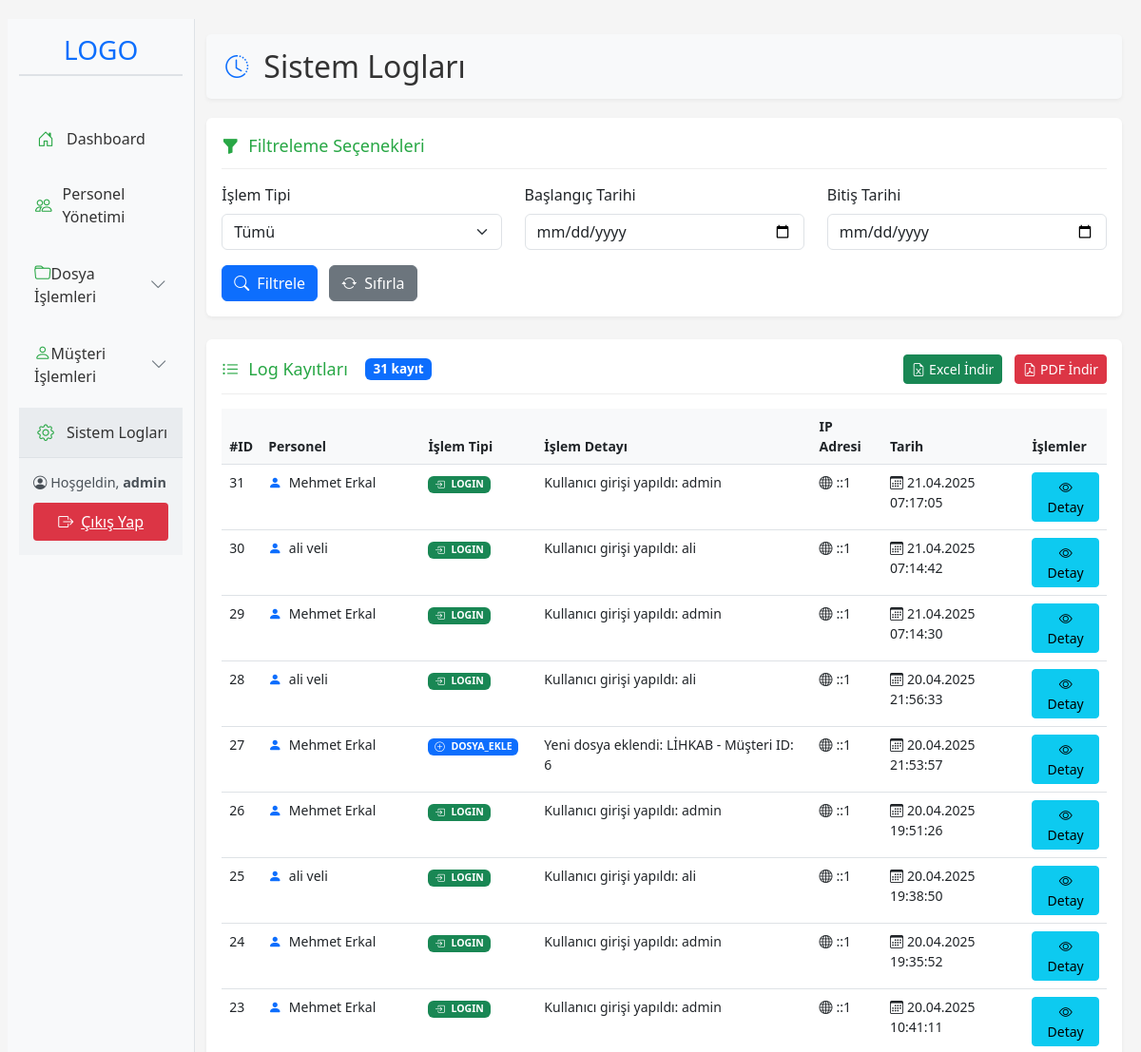
The app's page /loglar.php (signed in, upper part), older data.
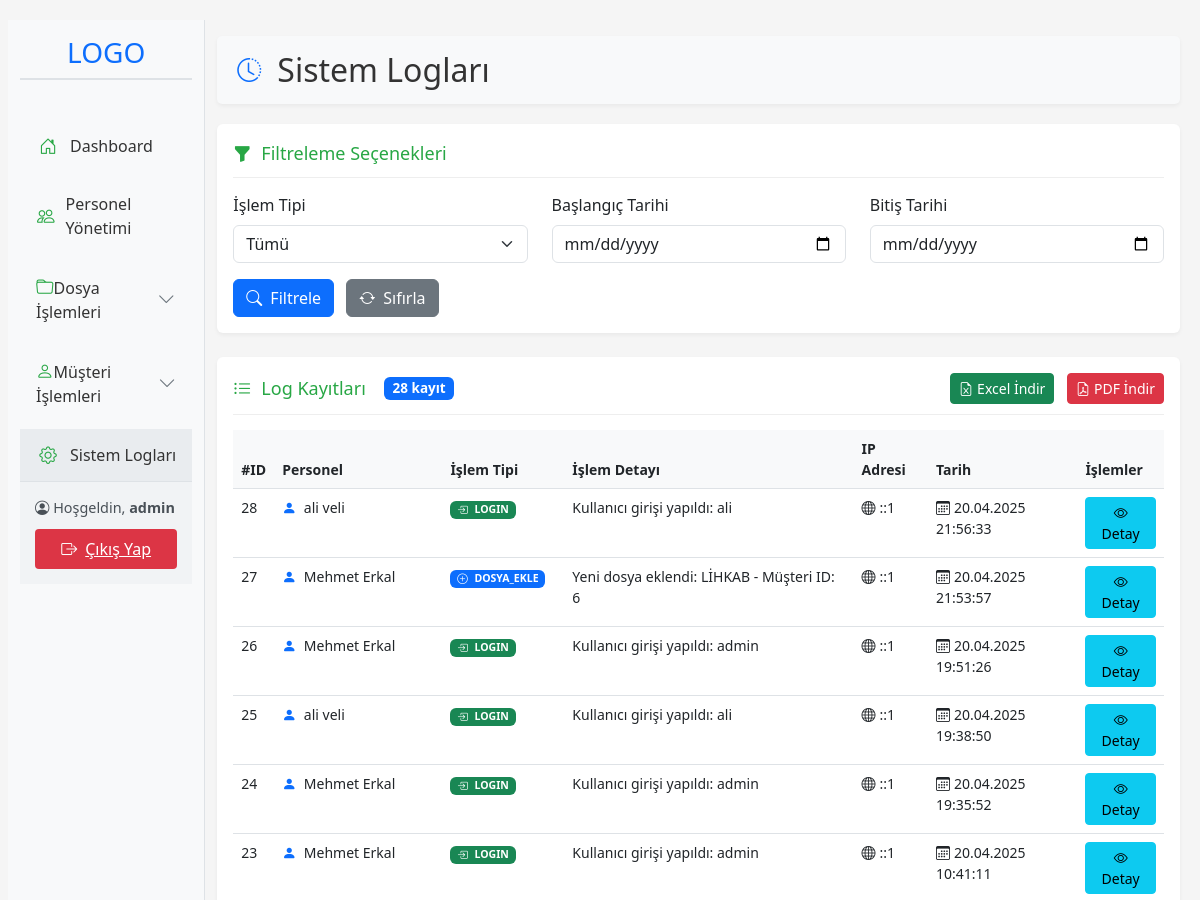
The same page, newer data.
### tables this page shows
CREATE TABLE `sistem_loglar` (
  `log_id` int(11) NOT NULL,
  `personel_id` int(11) DEFAULT NULL,
  `islem_tipi` varchar(50) NOT NULL,
  `islem_detay` text DEFAULT NULL,
  `ip_adresi` varchar(45) NOT NULL,
  `tarih` timestamp NOT NULL DEFAULT current_timestamp()
);

CREATE TABLE `personel` (
  `personel_id` int(11) NOT NULL,
  `ad` varchar(50) NOT NULL,
  `soyad` varchar(50) NOT NULL,
  `kullanici_adi` varchar(50) NOT NULL,
  `email` varchar(100) NOT NULL,
  `sifre` varchar(255) NOT NULL,
  `tc_kimlik_no` char(11) NOT NULL,
  `telefon` varchar(15) NOT NULL
);

### loglar.php (the view, shortened to what this page needs)
<?php
$database = new Database();
$conn = $database->getConnection();
$logs = [];
$start_date = '';
$end_date = '';
if ($_SERVER["REQUEST_METHOD"] == "POST") {
    $operation_type = $_POST['operation_type'] ?? '';
    $start_date = $_POST['start_date'] ?? '';
    $end_date = $_POST['end_date'] ?? '';
    $query = "SELECT l.*, p.ad, p.soyad
              FROM sistem_loglar l
              LEFT JOIN personel p ON l.personel_id = p.personel_id
              WHERE 1=1";
    if ($operation_type) {
        $query .= " AND l.islem_tipi = :operation_type";
    }
    if ($start_date) {
        $query .= " AND l.tarih >= :start_date";
    }
    if ($end_date) {
        $query .= " AND l.tarih <= :end_date";
    }
    $query .= " ORDER BY l.tarih DESC";
    $stmt = $conn->prepare($query);
    if ($operation_type) {
        $stmt->bindParam(':operation_type', $operation_type);
    }
    if ($start_date) {
        $stmt->bindParam(':start_date', $start_date);
    }
    if ($end_date) {
        $stmt->bindParam(':end_date', $end_date);
    }
    $stmt->execute();
    $logs = $stmt->fetchAll(PDO::FETCH_ASSOC);
} else {
    $query = "SELECT l.*, p.ad, p.soyad
              FROM sistem_loglar l
              LEFT JOIN personel p ON l.personel_id = p.personel_id
              ORDER BY l.tarih DESC";
    $stmt = $conn->prepare($query);
    $stmt->execute();
    $logs = $stmt->fetchAll(PDO::FETCH_ASSOC);
}
?>
<!DOCTYPE html>
<html lang="tr">
<head>
    <link href="https://cdn.jsdelivr.net/npm/bootstrap@5.3.0/dist/css/bootstrap.min.css" rel="stylesheet">
    <link href="https://cdn.jsdelivr.net/npm/bootstrap-icons@1.11.0/font/bootstrap-icons.css" rel="stylesheet">
</head>
<body>
    <div class="container-fluid">
        <div class="row">
            <?php include 'sidebar.php'; ?>
            <div class="col-md-10 py-3">
                <div class="page-header">
                    <div class="d-flex align-items-center gap-3">
                        <i class="bi bi-clock-history text-primary" style="font-size: 24px;"></i>
                        <h2 class="mb-0">Sistem Logları</h2>
                    </div>
                </div>
                <div class="card mb-4">
                    <div class="card-body">
                        <div class="section-title">
                            <i class="bi bi-funnel-fill"></i>
                            Filtreleme Seçenekleri
                        </div>
                        <form method="POST" action="">
                            <div class="row">
                                <div class="col-md-4 mb-3">
                                    <label for="operation_type" class="form-label">İşlem Tipi</label>
                                    <select name="operation_type" class="form-select">
                                        <option value="">Tümü</option>
                                    </select>
                                </div>
                                <div class="col-md-4 mb-3">
                                    <label for="start_date" class="form-label">Başlangıç Tarihi</label>
                                    <input type="date" name="start_date" class="form-control" value="<?php echo htmlspecialchars($start_date); ?>">
                                </div>
                                <div class="col-md-4 mb-3">
                                    <label for="end_date" class="form-label">Bitiş Tarihi</label>
                                    <input type="date" name="end_date" class="form-control" value="<?php echo htmlspecialchars($end_date); ?>">
                                </div>
                            </div>
                            <button type="submit" class="btn btn-primary">
                                <i class="bi bi-search me-2"></i>Filtrele
                            </button>
                            <a href="loglar.php" class="btn btn-secondary ms-2">
                                <i class="bi bi-arrow-repeat me-2"></i>Sıfırla
                            </a>
                        </form>
                    </div>
                </div>
                <div class="card">
                    <div class="card-body">
                        <div class="section-title">
                            <i class="bi bi-list-ul"></i>
                            Log Kayıtları
                            <span class="badge bg-primary ms-2"><?php echo count($logs); ?> kayıt</span>
                            <div class="ms-auto">
                                <button class="btn btn-sm btn-success" onclick="exportToExcel()">
                                    <i class="bi bi-file-earmark-excel me-1"></i>Excel İndir
                                </button>
                                <button class="btn btn-sm btn-danger ms-2" onclick="exportToPDF()">
                                    <i class="bi bi-file-earmark-pdf me-1"></i>PDF İndir
                                </button>
                            </div>
                        </div>
                        <div class="table-responsive">
                            <table class="table table-hover" id="logTable">
                                <thead>
                                    <tr>
                                        <th scope="col">#ID</th>
                                        <th scope="col">Personel</th>
                                        <th scope="col">İşlem Tipi</th>
                                        <th scope="col">İşlem Detayı</th>
                                        <th scope="col">IP Adresi</th>
                                        <th scope="col">Tarih</th>
                                        <th scope="col">İşlemler</th>
                                    </tr>
                                </thead>
                                <tbody>
                                    <?php if (count($logs) > 0): ?>
                                        <?php foreach ($logs as $log): ?>
                                        <tr>
                                            <td><?php echo htmlspecialchars($log['log_id']); ?></td>
                                            <td>
                                                <i class="bi bi-person-fill text-primary me-1"></i>
                                                <?php echo htmlspecialchars($log['ad'] . ' ' . $log['soyad']); ?>
                                            </td>
                                            <td>
                                                <?php
                                                $icon = 'bi-activity';
                                                $badgeClass = 'bg-secondary';
                                                switch($log['islem_tipi']) {
                                                    case 'LOGIN':
                                                        $icon = 'bi-box-arrow-in-right';
                                                        $badgeClass = 'bg-success';
                                                        break;
                                                    case 'LOGIN_FAILED':
                                                        $icon = 'bi-x-circle';
                                                        $badgeClass = 'bg-danger';
                                                        break;
                                                    case 'DOSYA_EKLE':
                                                    case 'MUSTERI_EKLE':
                                                        $icon = 'bi-plus-circle';
                                                        $badgeClass = 'bg-primary';
                                                        break;
                                                }
                                                ?>
                                                <span class="badge <?php echo $badgeClass; ?>">
                                                    <i class="bi <?php echo $icon; ?> me-1"></i>
                                                    <?php echo htmlspecialchars($log['islem_tipi']); ?>
                                                </span>
                                            </td>
                                            <td><?php echo htmlspecialchars(substr($log['islem_detay'], 0, 50) . (strlen($log['islem_detay']) > 50 ? '...' : '')); ?></td>
                                            <td><i class="bi bi-globe me-1"></i><?php echo htmlspecialchars($log['ip_adresi']); ?></td>
                                            <td><i class="bi bi-calendar3 me-1"></i><?php echo date('d.m.Y H:i:s', strtotime($log['tarih'])); ?></td>
                                            <td>
                                                <button class="btn btn-sm btn-info log-detail-btn"
                                                   data-log-id="<?php echo htmlspecialchars($log['log_id']); ?>"
                                                   data-personel="<?php echo htmlspecialchars($log['ad'] . ' ' . $log['soyad']); ?>"
                                                   data-islem-tipi="<?php echo htmlspecialchars($log['islem_tipi']); ?>"
                                                   data-ip="<?php echo htmlspecialchars($log['ip_adresi']); ?>"
                                                   data-tarih="<?php echo htmlspecialchars($log['tarih']); ?>"
                                                   data-detay="<?php echo htmlspecialchars($log['islem_detay']); ?>">
                                                    <i class="bi bi-eye"></i> Detay
                                                </button>
                                            </td>
                                        </tr>
                                        <?php endforeach; ?>
                                    <?php endif; ?>
                                </tbody>
                            </table>
                        </div>
                    </div>
                </div>
            </div>
        </div>
    </div>
</body>
</html>

### sidebar.php (shortened to what this page needs)
<?php
if (isset($_SESSION['personel_id'])) {
    $kullanici_adi = $_SESSION['kullanici_adi'] ?? '';
}
?>
<div class="col-md-2 sidebar py-3">
    <div class="text-center mb-4">
        <h3 class="text-primary">LOGO</h3>
        <div class="border-bottom border-2 mb-3"></div>
    </div>
    <nav class="nav flex-column">
        <a class="nav-link mb-2" href="dashboard.php">
            <i class="bi bi-house-door"></i>Dashboard
        </a>
        <a class="nav-link mb-2" href="kullanici_yonetim.php">
            <i class="bi bi-people"></i>Personel Yönetimi
        </a>
        <div class="nav-item dropdown mb-2">
            <a class="nav-link d-flex align-items-center justify-content-between" data-bs-toggle="collapse" href="#dosyaCollapse" role="button" aria-expanded="false" aria-controls="dosyaCollapse">
                <span><i class="bi bi-folder"></i>Dosya İşlemleri</span>
                <i class="bi bi-chevron-down"></i>
            </a>
        </div>
        <div class="nav-item dropdown mb-2">
            <a class="nav-link d-flex align-items-center justify-content-between" data-bs-toggle="collapse" href="#musteriCollapse" role="button" aria-expanded="false" aria-controls="musteriCollapse">
                <span><i class="bi bi-person"></i>Müşteri İşlemleri</span>
                <i class="bi bi-chevron-down"></i>
            </a>
        </div>
        <a class="nav-link" href="loglar.php">
            <i class="bi bi-gear"></i>Sistem Logları
        </a>
        <div class="user-info-area">
            <div class="user-welcome">
                <i class="bi bi-person-circle"></i> Hoşgeldin,
                <strong>
                    <?php
                    if(!empty($kullanici_adi)) {
                        echo htmlspecialchars($kullanici_adi);
                    } else {
                        echo "Kullanıcı";
                    }
                    ?>
                </strong>
            </div>
            <a href="logout.php" class="logout-btn">
                <i class="bi bi-box-arrow-right"></i> Çıkış Yap
            </a>
        </div>
    </nav>
</div>

### loglar.php (style rules this page uses)
body { background-color: #f5f5f5; }
.container-fluid { padding: 20px; }
.sidebar { min-height: 100vh; background-color: #f8f9fa; border-right: 1px solid #dee2e6; }
.nav-link { color: #333; padding: 0.8rem 1rem; display: flex; align-items: center; gap: 10px; text-decoration: none; transition: all 0.3s ease; }
.nav-link.active { background-color: #0d6efd; color: white; }
.nav-link i { font-size: 1.1rem; width: 24px; text-align: center; color: #28a745; transition: color 0.3s ease; }
.nav-link.active i { color: white; }
.bi-chevron-down { transition: transform 0.3s ease; color: #6c757d !important; }
.card { border: none; box-shadow: 0 2px 4px rgba(0,0,0,0.05); margin-bottom: 20px; }
.page-header { background-color: #f8f9fa; color: #333; padding: 15px 20px; margin-bottom: 20px; border-radius: 5px; display: flex; justify-content: space-between; align-items: center; box-shadow: 0 2px 4px rgba(0,0,0,0.05); }
.section-title { color: #28a745; font-size: 18px; margin-bottom: 15px; display: flex; align-items: center; gap: 10px; padding-bottom: 10px; border-bottom: 1px solid #eee; }
.table { font-size: 14px; }
.table th { background-color: #f8f9fa; font-weight: 600; }

### sidebar.php (style rules this page uses)
.sidebar { min-height: 100vh; background-color: #f8f9fa; border-right: 1px solid #dee2e6; display: flex; flex-direction: column; }
.nav-link { color: #333; padding: 0.8rem 1rem; display: flex; align-items: center; gap: 10px; text-decoration: none; transition: all 0.3s ease; }
.nav-link.active { background-color: #e9ecef; color: #333; }
.nav-link i { font-size: 1.1rem; width: 24px; text-align: center; color: #28a745; transition: color 0.3s ease; }
.nav-link.active i { color: #28a745; }
.bi-chevron-down { transition: transform 0.3s ease; color: #6c757d !important; }
.nav-item.dropdown { margin-bottom: 0.5rem; }
.nav-item.dropdown > .nav-link { color: #333 !important; background-color: transparent !important; }
.nav-item.dropdown > .nav-link i:not(.bi-chevron-down) { color: #28a745 !important; }
.user-info-area { margin-top: auto; padding: 15px; border-top: 1px solid #dee2e6; background-color: #f1f3f5; }
.user-welcome { font-size: 0.9rem; margin-bottom: 10px; color: #495057; }
.logout-btn { width: 100%; padding: 8px; text-align: center; background-color: #dc3545; color: white; border: none; border-radius: 4px; cursor: pointer; transition: background-color 0.3s; display: flex; align-items: center; justify-content: center; gap: 8px; }

Row changes from the older to the newer data that the page shows:
removed sistem_loglar: log_id "31", personel.soyad "Mehmet Erkal", islem_tipi "LOGIN", islem_detay "Kullanıcı girişi yapıldı: admin", ip_adresi "::1", tarih "21.04.2025 07:17:05"
removed sistem_loglar: log_id "30", personel.soyad "ali veli", islem_tipi "LOGIN", islem_detay "Kullanıcı girişi yapıldı: ali", ip_adresi "::1", tarih "21.04.2025 07:14:42"
removed sistem_loglar: log_id "29", personel.soyad "Mehmet Erkal", islem_tipi "LOGIN", islem_detay "Kullanıcı girişi yapıldı: admin", ip_adresi "::1", tarih "21.04.2025 07:14:30"
Text that changed along with them:
count($logs): "31" → "28"
